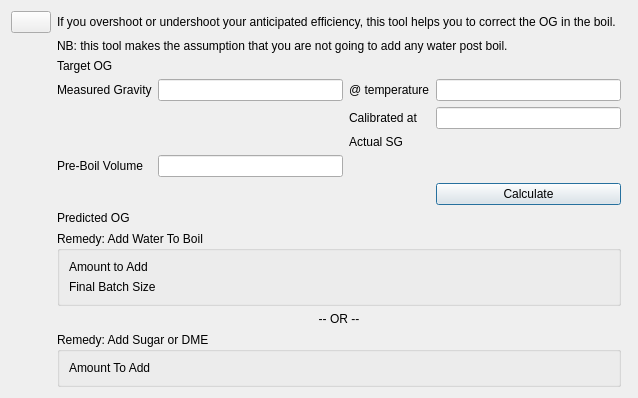
<?xml version="1.0" encoding="UTF-8"?>
<ui version="4.0">
 <class>ogCorrectionTool</class>
 <widget class="QDialog" name="ogCorrectionTool">
  <property name="geometry">
   <rect>
    <x>0</x>
    <y>0</y>
    <width>638</width>
    <height>181</height>
   </rect>
  </property>
  <property name="windowTitle">
   <string>Gravity Correction Tool</string>
  </property>
  <layout class="QVBoxLayout" name="verticalLayout_1">
   <item>
    <!-- New -->
    <layout class="QGridLayout" name="gridLayout">
     <item row="1" column="0">
      <widget class="InfoButton" name="infoButton_instructions"/>
     </item>
     <item row="1" column="1" colspan="5">
      <widget class="QLabel" name="label_instructions">
       <property name="text">
        <string>If you overshoot or undershoot your anticipated efficiency, this tool helps you to correct the OG in the boil.</string>
       </property>
       <property name="wordWrap">
        <bool>true</bool>
       </property>
      </widget>
     </item>
     <item row="2" column="1" colspan="5">
      <widget class="InfoText" name="infoText_instructions">
       <property name="buddy">
        <cstring>infoButton_instructions</cstring>
       </property>
       <property name="text">
        <string>NB: this tool makes the assumption that you are not going to add any water post boil.</string>
       </property>
       <property name="wordWrap">
        <bool>true</bool>
       </property>
      </widget>
     </item>

     <item row="3" column="1">
      <widget class="SmartLabel" name="label_targetOg">
       <property name="text">
        <string>Target OG</string>
       </property>
       <property name="buddy">
        <cstring>value_targetOg</cstring>
       </property>
      </widget>
     </item>
     <item row="3" column="2">
      <widget class="SmartValueDisplay" name="value_targetOg">
       <property name="toolTip">
        <string>From current recipe</string>
       </property>
      </widget>
     </item>

     <item row="5" column="1">
      <widget class="SmartLabel" name="label_measuredSg">
       <property name="text">
        <string>Measured Gravity</string>
       </property>
       <property name="buddy">
        <cstring>lineEdit_measuredSg</cstring>
       </property>
      </widget>
     </item>
     <item row="5" column="2">
      <widget class="SmartLineEdit" name="lineEdit_measuredSg">
       <property name="toolTip">
        <string>A value in Plato will be used as-is.  An SG value can be corrected for actual vs calibrated temperature.</string>
       </property>
      </widget>
     </item>
     <item row="5" column="3">
      <widget class="SmartLabel" name="label_measuredTemp">
       <property name="contextMenuPolicy">
        <enum>Qt::CustomContextMenu</enum>
       </property>
       <property name="text">
        <string>@ temperature</string>
       </property>
       <property name="buddy">
        <cstring>lineEdit_measuredTemp</cstring>
       </property>
      </widget>
     </item>
     <item row="5" column="4">
      <widget class="SmartLineEdit" name="lineEdit_measuredTemp">
       <property name="toolTip">
        <string>Temperature of SG reading</string>
       </property>
      </widget>
     </item>

     <item row="7" column="3">
      <widget class="SmartLabel" name="label_calTemp">
       <property name="contextMenuPolicy">
        <enum>Qt::CustomContextMenu</enum>
       </property>
       <property name="text">
        <string>Calibrated at</string>
       </property>
       <property name="buddy">
        <cstring>lineEdit_calTemp</cstring>
       </property>
      </widget>
     </item>
     <item row="7" column="4">
      <widget class="SmartLineEdit" name="lineEdit_calTemp">
       <property name="toolTip">
        <string>Temperature to which the hydrometer is calibrated</string>
       </property>
      </widget>
     </item>

     <item row="9" column="3">
      <widget class="QLabel" name="label_actualSg">
       <property name="contextMenuPolicy">
        <enum>Qt::CustomContextMenu</enum>
       </property>
       <property name="text">
        <string>Actual SG</string>
       </property>
      </widget>
     </item>
     <item row="9" column="4">
      <widget class="SmartValueDisplay" name="value_actualSg">
       <property name="toolTip">
        <string>Either converted from Plato/Brix, or adjusted for hydrometer calibration temperature</string>
       </property>
       <property name="forcedSystemOfMeasurement" stdset="0">
        <string notr="true">SpecificGravity</string>
       </property>
      </widget>
     </item>

     <item row="11" column="1">
      <widget class="SmartLabel" name="label_preBoilVolume">
       <property name="contextMenuPolicy">
        <enum>Qt::CustomContextMenu</enum>
       </property>
       <property name="text">
        <string>Pre-Boil Volume</string>
       </property>
       <property name="buddy">
        <cstring>lineEdit_preBoilVolume</cstring>
       </property>
      </widget>
     </item>
     <item row="11" column="2">
      <widget class="SmartLineEdit" name="lineEdit_preBoilVolume">
       <property name="toolTip">
        <string>Measured pre-boil volume</string>
       </property>
      </widget>
     </item>

     <item row="13" column="4">
      <widget class="QPushButton" name="pushButton_calculate">
       <property name="toolTip">
        <string>Calculate</string>
       </property>
       <property name="text">
        <string>Calculate</string>
       </property>
       <property name="autoDefault">
        <bool>false</bool>
       </property>
       <property name="default">
        <bool>true</bool>
       </property>
      </widget>
     </item>

     <item row="15" column="1">
      <widget class="SmartLabel" name="label_noActionOg">
       <property name="text">
        <string>Predicted OG</string>
       </property>
      </widget>
     </item>
     <item row="15" column="2">
      <widget class="SmartValueDisplay" name="value_noActionOg">
       <property name="toolTip">
        <string>OG if you take no action, ie boil as originally planned</string>
       </property>
      </widget>
     </item>
     <item row="15" column="3">
      <widget class="QLabel" name="label_noActionOgComment">
      </widget>
     </item>

     <item row="17" column="1" colspan="4">
      <widget class="QGroupBox" name="groupBox_changeBoilVolume">
       <!-- This title is overridden in the code -->
       <property name="title">
        <string>Remedy: Add Water To Boil</string>
       </property>
       <layout class="QVBoxLayout" name="verticalLayout_changeBoilVolume">
        <item>
         <layout class="QHBoxLayout" name="horizontalLayout_changeBoilVolume1">
          <item>
           <widget class="SmartLabel" name="label_changeBoilVolume">
            <property name="contextMenuPolicy">
             <enum>Qt::CustomContextMenu</enum>
            </property>
            <property name="text">
             <!-- This text is overridden in the code -->
             <string>Amount to Add</string>
            </property>
            <property name="buddy">
             <cstring>value_changeBoilVolume</cstring>
            </property>
           </widget>
          </item>
          <item>
           <widget class="SmartValueDisplay" name="value_changeBoilVolume">
            <property name="toolTip">
             <!-- This text is overridden in the code -->
             <string>Amount of water you need to add to hit planned OG</string>
            </property>
           </widget>
          </item>
         </layout>
        </item>
        <item>
         <layout class="QHBoxLayout" name="horizontalLayout_changeBoilVolume2">
          <item>
           <widget class="SmartLabel" name="label_finalBatchSize">
            <property name="contextMenuPolicy">
             <enum>Qt::CustomContextMenu</enum>
            </property>
            <property name="text">
             <string>Final Batch Size</string>
            </property>
            <property name="buddy">
             <cstring>value_finalBatchSize</cstring>
            </property>
           </widget>
          </item>
          <item>
           <widget class="SmartValueDisplay" name="value_finalBatchSize">
            <property name="toolTip">
             <string>Estimated batch size after correction</string>
            </property>
           </widget>
          </item>
         </layout>
        </item>
       </layout>

      </widget>
     </item>

     <item row="19" column="1" colspan="4">
      <widget class="QLabel" name="label_remediesSeparator">
       <property name="text">
        <string>-- OR --</string>
       </property>
       <property name="alignment">
        <set>Qt::AlignCenter</set>
       </property>
      </widget>
     </item>

     <item row="21" column="1" colspan="4">
      <widget class="QGroupBox" name="groupBox_addSugarOrDme">
       <property name="title">
        <string>Remedy: Add Sugar or DME</string>
       </property>
       <layout class="QHBoxLayout" name="horizontalLayout_addSugarOrDme1">
        <item>
         <widget class="SmartLabel" name="label_addSugarOrDme">
          <property name="contextMenuPolicy">
           <enum>Qt::CustomContextMenu</enum>
          </property>
          <property name="text">
           <string>Amount To Add</string>
          </property>
          <property name="buddy">
           <cstring>value_addSugarOrDme</cstring>
          </property>
         </widget>
        </item>
        <item>
         <widget class="SmartValueDisplay" name="value_addSugarOrDme">
          <property name="toolTip">
           <string>Amount of Sugar or DME to add to the boil</string>
          </property>
         </widget>
        </item>

       </layout>
      </widget>

     </item>


    </layout>
   </item>
  </layout>
 </widget>
 <customwidgets>
  <customwidget>
   <class>InfoButton</class>
   <extends>QPushButton</extends>
   <header>widgets/InfoButton.h</header>
  </customwidget>
  <customwidget>
   <class>InfoText</class>
   <extends>QLabel</extends>
   <header>widgets/InfoText.h</header>
  </customwidget>
  <customwidget>
   <class>SmartLabel</class>
   <extends>QLabel</extends>
   <header>widgets/SmartLabel.h</header>
   <slots>
    <signal>changedSystemOfMeasurementOrScale(PreviousScaleInfo)</signal>
   </slots>
  </customwidget>
  <customwidget>
   <class>SmartLineEdit</class>
   <extends>QLineEdit</extends>
   <header>widgets/SmartLineEdit.h</header>
   <slots>
    <slot>lineChanged(PreviousScaleInfo)</slot>
   </slots>
  </customwidget>
  <customwidget>
   <class>SmartValueDisplay</class>
   <extends>QLabel</extends>
   <header>widgets/SmartValueDisplay.h</header>
  </customwidget>
 </customwidgets>
 <resources/>
</ui>
